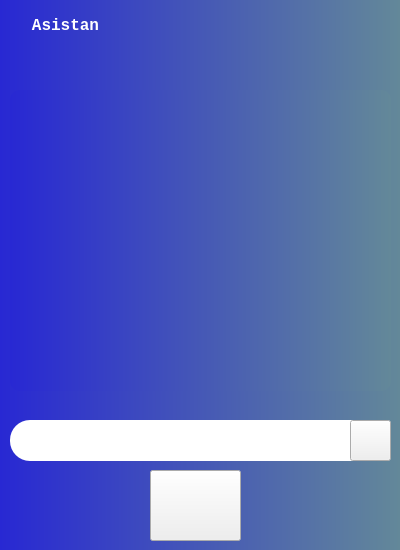
<?xml version="1.0" encoding="UTF-8"?>
<ui version="4.0">
 <class>widget</class>
 <widget class="QWidget" name="widget">
  <property name="windowModality">
   <enum>Qt::NonModal</enum>
  </property>
  <property name="geometry">
   <rect>
    <x>0</x>
    <y>0</y>
    <width>400</width>
    <height>550</height>
   </rect>
  </property>
  <property name="minimumSize">
   <size>
    <width>400</width>
    <height>550</height>
   </size>
  </property>
  <property name="maximumSize">
   <size>
    <width>400</width>
    <height>550</height>
   </size>
  </property>
  <property name="palette">
   <palette>
    <active>
     <colorrole role="Button">
      <brush brushstyle="LinearGradientPattern">
       <gradient startx="0.000000000000000" starty="0.000000000000000" endx="1.000000000000000" endy="0.000000000000000" type="LinearGradient" spread="PadSpread" coordinatemode="ObjectBoundingMode">
        <gradientstop position="0.000000000000000">
         <color alpha="255">
          <red>40</red>
          <green>40</green>
          <blue>211</blue>
         </color>
        </gradientstop>
        <gradientstop position="1.000000000000000">
         <color alpha="255">
          <red>99</red>
          <green>136</green>
          <blue>153</blue>
         </color>
        </gradientstop>
       </gradient>
      </brush>
     </colorrole>
     <colorrole role="Base">
      <brush brushstyle="LinearGradientPattern">
       <gradient startx="0.000000000000000" starty="0.000000000000000" endx="1.000000000000000" endy="0.000000000000000" type="LinearGradient" spread="PadSpread" coordinatemode="ObjectBoundingMode">
        <gradientstop position="0.000000000000000">
         <color alpha="255">
          <red>40</red>
          <green>40</green>
          <blue>211</blue>
         </color>
        </gradientstop>
        <gradientstop position="1.000000000000000">
         <color alpha="255">
          <red>99</red>
          <green>136</green>
          <blue>153</blue>
         </color>
        </gradientstop>
       </gradient>
      </brush>
     </colorrole>
     <colorrole role="Window">
      <brush brushstyle="LinearGradientPattern">
       <gradient startx="0.000000000000000" starty="0.000000000000000" endx="1.000000000000000" endy="0.000000000000000" type="LinearGradient" spread="PadSpread" coordinatemode="ObjectBoundingMode">
        <gradientstop position="0.000000000000000">
         <color alpha="255">
          <red>40</red>
          <green>40</green>
          <blue>211</blue>
         </color>
        </gradientstop>
        <gradientstop position="1.000000000000000">
         <color alpha="255">
          <red>99</red>
          <green>136</green>
          <blue>153</blue>
         </color>
        </gradientstop>
       </gradient>
      </brush>
     </colorrole>
    </active>
    <inactive>
     <colorrole role="Button">
      <brush brushstyle="LinearGradientPattern">
       <gradient startx="0.000000000000000" starty="0.000000000000000" endx="1.000000000000000" endy="0.000000000000000" type="LinearGradient" spread="PadSpread" coordinatemode="ObjectBoundingMode">
        <gradientstop position="0.000000000000000">
         <color alpha="255">
          <red>40</red>
          <green>40</green>
          <blue>211</blue>
         </color>
        </gradientstop>
        <gradientstop position="1.000000000000000">
         <color alpha="255">
          <red>99</red>
          <green>136</green>
          <blue>153</blue>
         </color>
        </gradientstop>
       </gradient>
      </brush>
     </colorrole>
     <colorrole role="Base">
      <brush brushstyle="LinearGradientPattern">
       <gradient startx="0.000000000000000" starty="0.000000000000000" endx="1.000000000000000" endy="0.000000000000000" type="LinearGradient" spread="PadSpread" coordinatemode="ObjectBoundingMode">
        <gradientstop position="0.000000000000000">
         <color alpha="255">
          <red>40</red>
          <green>40</green>
          <blue>211</blue>
         </color>
        </gradientstop>
        <gradientstop position="1.000000000000000">
         <color alpha="255">
          <red>99</red>
          <green>136</green>
          <blue>153</blue>
         </color>
        </gradientstop>
       </gradient>
      </brush>
     </colorrole>
     <colorrole role="Window">
      <brush brushstyle="LinearGradientPattern">
       <gradient startx="0.000000000000000" starty="0.000000000000000" endx="1.000000000000000" endy="0.000000000000000" type="LinearGradient" spread="PadSpread" coordinatemode="ObjectBoundingMode">
        <gradientstop position="0.000000000000000">
         <color alpha="255">
          <red>40</red>
          <green>40</green>
          <blue>211</blue>
         </color>
        </gradientstop>
        <gradientstop position="1.000000000000000">
         <color alpha="255">
          <red>99</red>
          <green>136</green>
          <blue>153</blue>
         </color>
        </gradientstop>
       </gradient>
      </brush>
     </colorrole>
    </inactive>
    <disabled>
     <colorrole role="Button">
      <brush brushstyle="LinearGradientPattern">
       <gradient startx="0.000000000000000" starty="0.000000000000000" endx="1.000000000000000" endy="0.000000000000000" type="LinearGradient" spread="PadSpread" coordinatemode="ObjectBoundingMode">
        <gradientstop position="0.000000000000000">
         <color alpha="255">
          <red>40</red>
          <green>40</green>
          <blue>211</blue>
         </color>
        </gradientstop>
        <gradientstop position="1.000000000000000">
         <color alpha="255">
          <red>99</red>
          <green>136</green>
          <blue>153</blue>
         </color>
        </gradientstop>
       </gradient>
      </brush>
     </colorrole>
     <colorrole role="Base">
      <brush brushstyle="LinearGradientPattern">
       <gradient startx="0.000000000000000" starty="0.000000000000000" endx="1.000000000000000" endy="0.000000000000000" type="LinearGradient" spread="PadSpread" coordinatemode="ObjectBoundingMode">
        <gradientstop position="0.000000000000000">
         <color alpha="255">
          <red>40</red>
          <green>40</green>
          <blue>211</blue>
         </color>
        </gradientstop>
        <gradientstop position="1.000000000000000">
         <color alpha="255">
          <red>99</red>
          <green>136</green>
          <blue>153</blue>
         </color>
        </gradientstop>
       </gradient>
      </brush>
     </colorrole>
     <colorrole role="Window">
      <brush brushstyle="LinearGradientPattern">
       <gradient startx="0.000000000000000" starty="0.000000000000000" endx="1.000000000000000" endy="0.000000000000000" type="LinearGradient" spread="PadSpread" coordinatemode="ObjectBoundingMode">
        <gradientstop position="0.000000000000000">
         <color alpha="255">
          <red>40</red>
          <green>40</green>
          <blue>211</blue>
         </color>
        </gradientstop>
        <gradientstop position="1.000000000000000">
         <color alpha="255">
          <red>99</red>
          <green>136</green>
          <blue>153</blue>
         </color>
        </gradientstop>
       </gradient>
      </brush>
     </colorrole>
    </disabled>
   </palette>
  </property>
  <property name="font">
   <font>
    <family>Segoe MDL2 Assets</family>
    <weight>75</weight>
    <bold>true</bold>
   </font>
  </property>
  <property name="focusPolicy">
   <enum>Qt::NoFocus</enum>
  </property>
  <property name="contextMenuPolicy">
   <enum>Qt::NoContextMenu</enum>
  </property>
  <property name="acceptDrops">
   <bool>true</bool>
  </property>
  <property name="windowTitle">
   <string>Asistan</string>
  </property>
  <property name="windowIcon">
   <iconset resource="widget_icon.qrc">
    <normaloff>:/widgedİcon/yeni_icon.png</normaloff>:/widgedİcon/yeni_icon.png</iconset>
  </property>
  <property name="autoFillBackground">
   <bool>false</bool>
  </property>
  <property name="styleSheet">
   <string notr="true">#widget{
background-color: qlineargradient(spread:pad, x1:0, y1:0, x2:1, y2:0, stop:0 rgb(40,40,211) , stop:1 rgb(99,136,153) );


}



</string>
  </property>
  <widget class="QPushButton" name="ses_butonu">
   <property name="geometry">
    <rect>
     <x>150</x>
     <y>470</y>
     <width>91</width>
     <height>71</height>
    </rect>
   </property>
   <property name="styleSheet">
    <string notr="true">#ses_butonu{
border-image: url(:/icon_bas/icon_bas.ico);
}
#ses_butonu:pressed{
   
	border-image: url(:/icon_dur/icon_dur.ico);

   }
</string>
   </property>
   <property name="text">
    <string/>
   </property>
  </widget>
  <widget class="QLineEdit" name="lineEdit">
   <property name="geometry">
    <rect>
     <x>10</x>
     <y>420</y>
     <width>381</width>
     <height>41</height>
    </rect>
   </property>
   <property name="styleSheet">
    <string notr="true">#lineEdit{
border-radius:20px;
padding-right:40px;
padding-left:10px;
font: 75 15pt &quot;Consolas&quot;;
}
</string>
   </property>
  </widget>
  <widget class="QTextBrowser" name="text_b">
   <property name="geometry">
    <rect>
     <x>10</x>
     <y>90</y>
     <width>381</width>
     <height>301</height>
    </rect>
   </property>
   <property name="acceptDrops">
    <bool>false</bool>
   </property>
   <property name="styleSheet">
    <string notr="true">#text_b{
background-color: qlineargradient(spread:pad, x1:0, y1:0, x2:1, y2:0, stop:0 rgb(40,40,211) , stop:1 rgb(99,136,153) );
padding-left:30px;
font: 75 12pt &quot;Consolas&quot;;
border-radius:10px;


}</string>
   </property>
   <property name="frameShape">
    <enum>QFrame::NoFrame</enum>
   </property>
   <property name="html">
    <string>&lt;!DOCTYPE HTML PUBLIC &quot;-//W3C//DTD HTML 4.0//EN&quot; &quot;http://www.w3.org/TR/REC-html40/strict.dtd&quot;&gt;
&lt;html&gt;&lt;head&gt;&lt;meta name=&quot;qrichtext&quot; content=&quot;1&quot; /&gt;&lt;style type=&quot;text/css&quot;&gt;
p, li { white-space: pre-wrap; }
&lt;/style&gt;&lt;/head&gt;&lt;body style=&quot; font-family:'Consolas'; font-size:12pt; font-weight:72; font-style:normal;&quot;&gt;
&lt;p style=&quot;-qt-paragraph-type:empty; margin-top:0px; margin-bottom:0px; margin-left:0px; margin-right:0px; -qt-block-indent:0; text-indent:0px; font-family:'MS Shell Dlg 2'; font-size:8.25pt; font-weight:400;&quot;&gt;&lt;br /&gt;&lt;/p&gt;&lt;/body&gt;&lt;/html&gt;</string>
   </property>
  </widget>
  <widget class="QPushButton" name="close">
   <property name="geometry">
    <rect>
     <x>350</x>
     <y>10</y>
     <width>45</width>
     <height>25</height>
    </rect>
   </property>
   <property name="toolTip">
    <string>kapat</string>
   </property>
   <property name="styleSheet">
    <string notr="true">#close:pressed{
background-color: rgb(255, 0, 0);
}</string>
   </property>
   <property name="text">
    <string/>
   </property>
   <property name="icon">
    <iconset resource="close.qrc">
     <normaloff>:/newPrefix/close.ico</normaloff>:/newPrefix/close.ico</iconset>
   </property>
   <property name="flat">
    <bool>true</bool>
   </property>
  </widget>
  <widget class="QPushButton" name="minus">
   <property name="geometry">
    <rect>
     <x>310</x>
     <y>10</y>
     <width>45</width>
     <height>25</height>
    </rect>
   </property>
   <property name="toolTip">
    <string>küçült</string>
   </property>
   <property name="styleSheet">
    <string notr="true">#minus:pressed{
background-color: rgb(255, 255, 255);
}</string>
   </property>
   <property name="text">
    <string/>
   </property>
   <property name="icon">
    <iconset resource="minus.qrc">
     <normaloff>:/newPrefix/minus.ico</normaloff>:/newPrefix/minus.ico</iconset>
   </property>
   <property name="flat">
    <bool>true</bool>
   </property>
  </widget>
  <widget class="QPushButton" name="asistan">
   <property name="geometry">
    <rect>
     <x>10</x>
     <y>10</y>
     <width>111</width>
     <height>31</height>
    </rect>
   </property>
   <property name="font">
    <font>
     <family>Consolas</family>
     <pointsize>12</pointsize>
     <weight>75</weight>
     <bold>true</bold>
    </font>
   </property>
   <property name="toolTip">
    <string notr="true"/>
   </property>
   <property name="styleSheet">
    <string notr="true">#asistan{
color:rgb(255,255,255);
background-color: rgb(38, 49, 112);
	border-top-color: rgb(38, 49, 112);
}</string>
   </property>
   <property name="text">
    <string>Asistan</string>
   </property>
   <property name="icon">
    <iconset resource="widget_icon.qrc">
     <normaloff>:/widgedİcon/yeni_icon.png</normaloff>:/widgedİcon/yeni_icon.png</iconset>
   </property>
   <property name="iconSize">
    <size>
     <width>30</width>
     <height>30</height>
    </size>
   </property>
   <property name="autoDefault">
    <bool>false</bool>
   </property>
   <property name="default">
    <bool>false</bool>
   </property>
   <property name="flat">
    <bool>true</bool>
   </property>
  </widget>
  <widget class="QPushButton" name="gonder">
   <property name="geometry">
    <rect>
     <x>350</x>
     <y>420</y>
     <width>41</width>
     <height>41</height>
    </rect>
   </property>
   <property name="styleSheet">
    <string notr="true">#gonder{
border-image: url(:/newPrefix/gonder.ico);
}

#gonder:pressed{
border-image: url(:/newPrefix/gonder_bas.ico);
}
</string>
   </property>
   <property name="text">
    <string/>
   </property>
   <property name="icon">
    <iconset>
     <normaloff>:/send/gonder.ico</normaloff>:/send/gonder.ico</iconset>
   </property>
   <property name="iconSize">
    <size>
     <width>60</width>
     <height>60</height>
    </size>
   </property>
   <property name="autoDefault">
    <bool>false</bool>
   </property>
   <property name="default">
    <bool>false</bool>
   </property>
   <property name="flat">
    <bool>false</bool>
   </property>
  </widget>
 </widget>
 <resources>
  <include location="icon_bas.qrc"/>
  <include location="gonder.qrc"/>
  <include location="minus.qrc"/>
  <include location="close.qrc"/>
  <include location="widget_icon.qrc"/>
  <include location="icon_dur.qrc"/>
  <include location="icon.qrc"/>
  <include location="gonderPress.qrc"/>
  <include location="resim.qrc"/>
 </resources>
 <connections>
  <connection>
   <sender>ses_butonu</sender>
   <signal>clicked()</signal>
   <receiver>widget</receiver>
   <slot>dinle()</slot>
   <hints>
    <hint type="sourcelabel">
     <x>212</x>
     <y>495</y>
    </hint>
    <hint type="destinationlabel">
     <x>175</x>
     <y>336</y>
    </hint>
   </hints>
  </connection>
  <connection>
   <sender>close</sender>
   <signal>clicked()</signal>
   <receiver>widget</receiver>
   <slot>kapat()</slot>
   <hints>
    <hint type="sourcelabel">
     <x>370</x>
     <y>22</y>
    </hint>
    <hint type="destinationlabel">
     <x>259</x>
     <y>40</y>
    </hint>
   </hints>
  </connection>
  <connection>
   <sender>minus</sender>
   <signal>clicked()</signal>
   <receiver>widget</receiver>
   <slot>kucult()</slot>
   <hints>
    <hint type="sourcelabel">
     <x>331</x>
     <y>25</y>
    </hint>
    <hint type="destinationlabel">
     <x>226</x>
     <y>48</y>
    </hint>
   </hints>
  </connection>
  <connection>
   <sender>asistan</sender>
   <signal>clicked()</signal>
   <receiver>widget</receiver>
   <slot>help()</slot>
   <hints>
    <hint type="sourcelabel">
     <x>110</x>
     <y>33</y>
    </hint>
    <hint type="destinationlabel">
     <x>159</x>
     <y>27</y>
    </hint>
   </hints>
  </connection>
 </connections>
 <slots>
  <slot>dinle()</slot>
  <slot>kapat()</slot>
  <slot>kucult()</slot>
  <slot>yaz_al(QString)</slot>
  <slot>gonder()</slot>
  <slot>help()</slot>
 </slots>
</ui>
